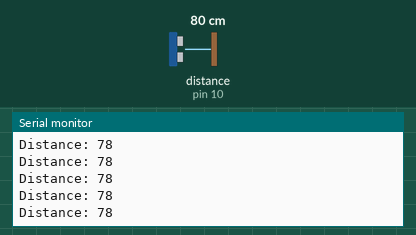
Bench run of a sketch on a simulated Arduino Uno, built with avr-gcc and run on an emulated ATmega328P. Parts: the last lines printed to the serial monitor. Wiring (inferred from the names in the program): ultrasonic range finder: trigger pin 9; echo pin 10. The inputs (shaded band) are chosen by the test bench; at power-on: distance to the obstacle (sensor on pin 10) 80 cm. The echo pulse lasts 58.3 µs per cm.

Above: at 1.2 s.
1.3 s: distance to the obstacle (sensor on pin 10) set to 2 cm
At 2.1 s:
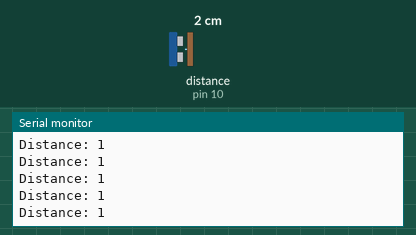
4.3 s: distance to the obstacle (sensor on pin 10) set to 18 cm
At 5.2 s:
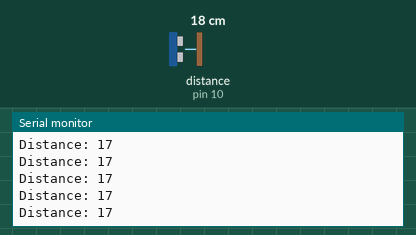
7.3 s: distance to the obstacle (sensor on pin 10) set to 4 cm
At 7.8 s:
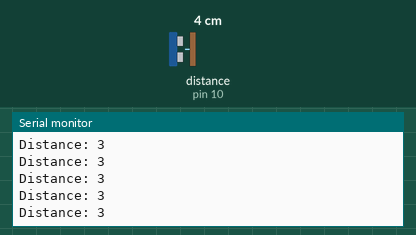
10.3 s: distance to the obstacle (sensor on pin 10) set to 35 cm
At 11.3 s:
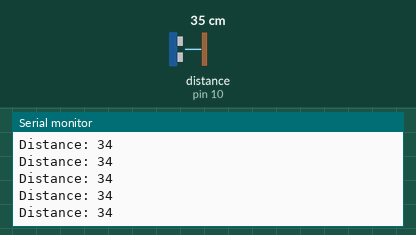
13.3 s: distance to the obstacle (sensor on pin 10) set to 120 cm
At 14.1 s:
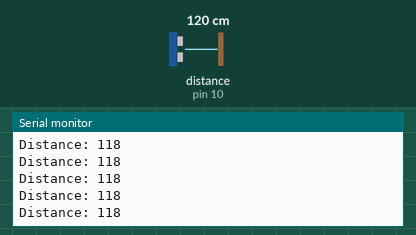
19.3 s: distance to the obstacle (sensor on pin 10) set to 9 cm
At 20.3 s:
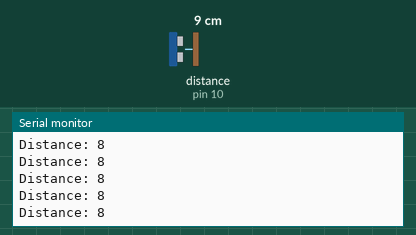
Timing chart, 0 to 22.3 s (numbered marks = the images above; inputs shaded):
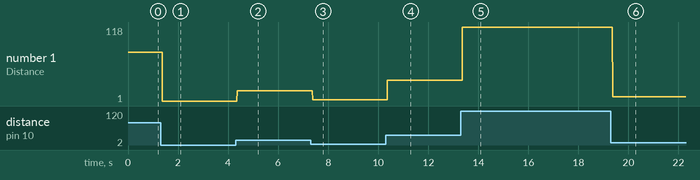

Measured:
- after the input at 1.3 s, the serial monitor: prints a new line after 0.08 s (image 1)
- after the input at 4.3 s, the serial monitor: prints a new line after 0.06 s (image 2)
- after the input at 7.3 s, the serial monitor: prints a new line after 0.08 s (image 3)
- after the input at 10.3 s, the serial monitor: prints a new line after 0.07 s (image 4)
- after the input at 13.3 s, the serial monitor: prints a new line after 0.07 s (image 5)
- after the input at 19.3 s, the serial monitor: prints a new line after 0.07 s (image 6)
- plotted number 1: 78 → 1 after the input at 1.3 s, 1 → 17 after the input at 4.3 s, 17 → 3 after the input at 7.3 s, 3 → 34 after the input at 10.3 s, 34 → 118 after the input at 13.3 s

The sketch:

Ultrasonic_wave.ino
```cpp
const int trigPin = 9;
const int echoPin = 10;
// defines variables
long duration;
int distance;
void setup() {
 pinMode(trigPin, OUTPUT); // Sets the trigPin as an Output
 pinMode(echoPin, INPUT); // Sets the echoPin as an Input
 Serial.begin(9600); // Starts the serial communication
}
void loop() {
// Clears the trigPin
 digitalWrite(trigPin, LOW);
 delay(2);
// Sets the trigPin on HIGH state for 10 micro seconds
 digitalWrite(trigPin, HIGH);
 delay(1);
 digitalWrite(trigPin, LOW);
// Reads the echoPin, returns the sound wave travel time in microseconds
 duration = pulseIn(echoPin, HIGH);
// Calculating the distance
 distance= duration*0.034/2;
// Prints the distance on the Serial Monitor
 Serial.print("Distance: ");
 Serial.println(distance);
}
```
